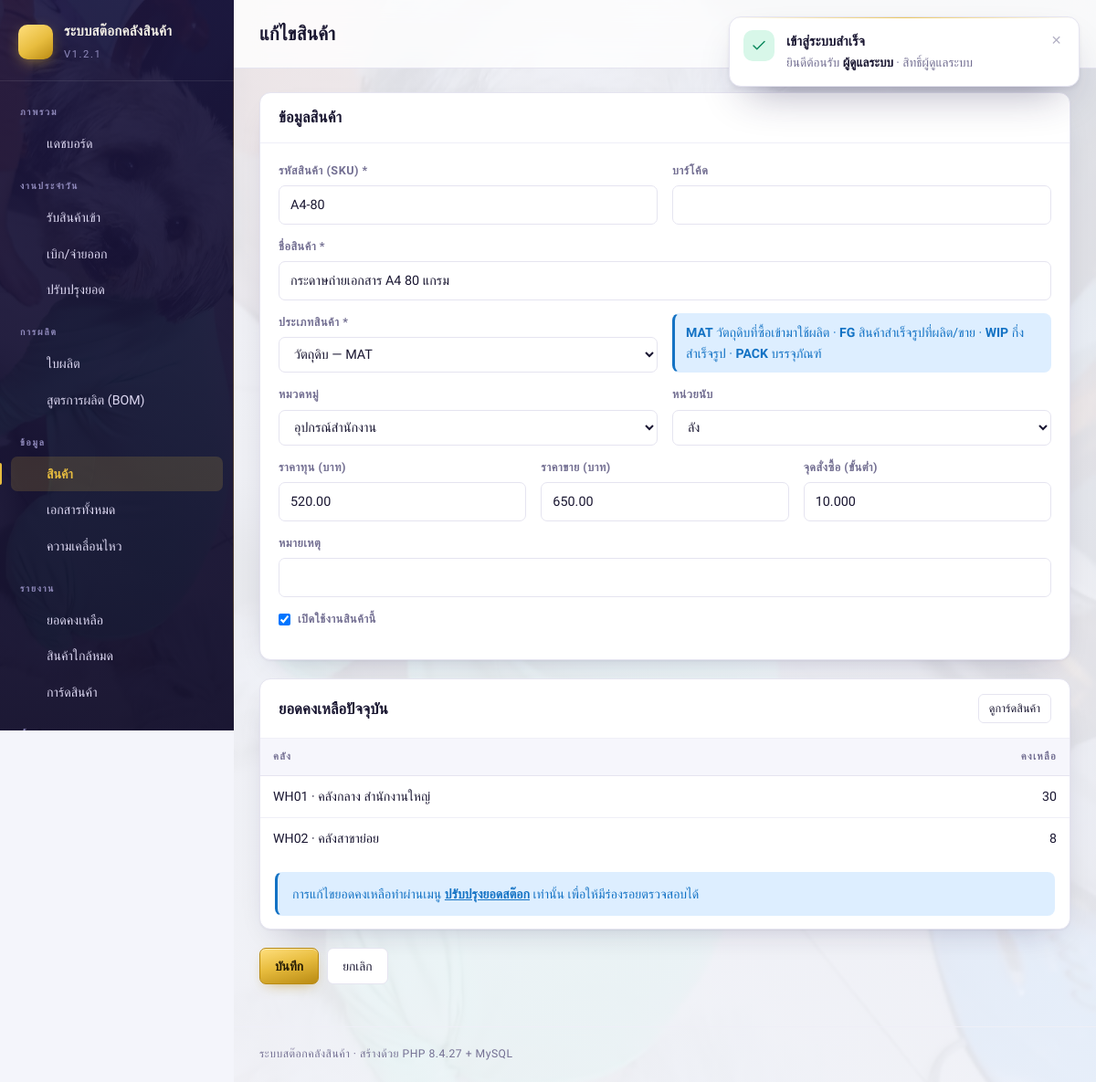
Screenshot of /index.php?p=product_form&id=1 (signed in) with the database file from the repository.
### tables this page shows
CREATE TABLE `products` (
  `id` int(10) unsigned NOT NULL AUTO_INCREMENT,
  `sku` varchar(50) NOT NULL,
  `barcode` varchar(50) DEFAULT NULL,
  `name` varchar(200) NOT NULL,
  `product_type` enum('MAT','WIP','FG','PACK','OTHER') NOT NULL DEFAULT 'FG',
  `category_id` int(10) unsigned DEFAULT NULL,
  `unit_id` int(10) unsigned DEFAULT NULL,
  `cost_price` decimal(14,2) NOT NULL DEFAULT '0.00',
  `sell_price` decimal(14,2) NOT NULL DEFAULT '0.00',
  `min_stock` decimal(14,3) NOT NULL DEFAULT '0.000',
  `note` varchar(255) DEFAULT NULL,
  `is_active` tinyint(1) NOT NULL DEFAULT '1',
  `created_at` datetime NOT NULL DEFAULT CURRENT_TIMESTAMP,
  `updated_at` datetime NOT NULL DEFAULT CURRENT_TIMESTAMP ON UPDATE CURRENT_TIMESTAMP,
  PRIMARY KEY (`id`),
  UNIQUE KEY `uq_products_sku` (`sku`),
  KEY `idx_products_barcode` (`barcode`),
  KEY `idx_products_name` (`name`),
  KEY `idx_products_type` (`product_type`),
  KEY `fk_products_category` (`category_id`),
  KEY `fk_products_unit` (`unit_id`),
  CONSTRAINT `fk_products_category` FOREIGN KEY (`category_id`) REFERENCES `categories` (`id`) ON DELETE SET NULL,
  CONSTRAINT `fk_products_unit` FOREIGN KEY (`unit_id`) REFERENCES `units` (`id`) ON DELETE SET NULL
);

CREATE TABLE `categories` (
  `id` int(10) unsigned NOT NULL AUTO_INCREMENT,
  `name` varchar(120) NOT NULL,
  `note` varchar(255) DEFAULT NULL,
  `created_at` datetime NOT NULL DEFAULT CURRENT_TIMESTAMP,
  PRIMARY KEY (`id`),
  UNIQUE KEY `uq_categories_name` (`name`)
);

CREATE TABLE `units` (
  `id` int(10) unsigned NOT NULL AUTO_INCREMENT,
  `name` varchar(50) NOT NULL,
  `created_at` datetime NOT NULL DEFAULT CURRENT_TIMESTAMP,
  PRIMARY KEY (`id`),
  UNIQUE KEY `uq_units_name` (`name`)
);

CREATE TABLE `stock_balances` (
  `product_id` int(10) unsigned NOT NULL,
  `warehouse_id` int(10) unsigned NOT NULL,
  `qty` decimal(14,3) NOT NULL DEFAULT '0.000',
  `updated_at` datetime NOT NULL DEFAULT CURRENT_TIMESTAMP ON UPDATE CURRENT_TIMESTAMP,
  PRIMARY KEY (`product_id`,`warehouse_id`),
  KEY `idx_balance_wh` (`warehouse_id`),
  CONSTRAINT `fk_bal_product` FOREIGN KEY (`product_id`) REFERENCES `products` (`id`) ON DELETE CASCADE,
  CONSTRAINT `fk_bal_warehouse` FOREIGN KEY (`warehouse_id`) REFERENCES `warehouses` (`id`) ON DELETE CASCADE
);

CREATE TABLE `warehouses` (
  `id` int(10) unsigned NOT NULL AUTO_INCREMENT,
  `code` varchar(20) NOT NULL,
  `name` varchar(120) NOT NULL,
  `address` varchar(255) DEFAULT NULL,
  `is_active` tinyint(1) NOT NULL DEFAULT '1',
  `created_at` datetime NOT NULL DEFAULT CURRENT_TIMESTAMP,
  PRIMARY KEY (`id`),
  UNIQUE KEY `uq_warehouses_code` (`code`)
);

### index.php (called while the page is built, shortened)
<?php
require_once __DIR__ . '/includes/layout.php';
$page = (string)inp('p', 'dashboard');
$file = __DIR__ . '/pages/' . $page . '.php';
require $file;

### includes/helpers.php (called while the page is built, shortened)
<?php
function h($v): string
{
    return htmlspecialchars((string)$v, ENT_QUOTES | ENT_SUBSTITUTE, 'UTF-8');
}
function inp(string $key, $default = '', ?array $src = null)
{
    $src = $src ?? $_REQUEST;
    $v = $src[$key];
    return is_string($v) ? trim($v) : $v;
}
function inp_int(string $key, ?int $default = null, ?array $src = null): ?int
{
    $v = inp($key, null, $src);
    return (int)$v;
}
function flash_pull(): array
{
    $f = $_SESSION['flash'] ?? [];
    return $f;
}
function url(string $page = '', array $params = []): string
{
    $base = BASE_URL . '/index.php';
    if ($page !== '') {
        $params = array_merge(['p' => $page], $params);
    }
    return $params ? $base . '?' . http_build_query($params) : $base;
}
function qty_fmt($v): string
{
    $f = (float)$v;
    $s = number_format($f, 3);
    $s = rtrim(rtrim($s, '0'), '.');
    return $s === '' || $s === '-' ? '0' : $s;
}

### includes/db.php (called while the page is built, shortened)
<?php
function db(): PDO
{
    static $pdo = null;
    if ($pdo instanceof PDO) {
        return $pdo;
    }
    $dsn = sprintf('mysql:host=%s;port=%s;dbname=%s;charset=%s', DB_HOST, DB_PORT, DB_NAME, DB_CHARSET);
    try {
        $pdo = new PDO($dsn, DB_USER, DB_PASS, [
            PDO::ATTR_ERRMODE            => PDO::ERRMODE_EXCEPTION,
            PDO::ATTR_DEFAULT_FETCH_MODE => PDO::FETCH_ASSOC,
            PDO::ATTR_EMULATE_PREPARES   => false,
            PDO::ATTR_STRINGIFY_FETCHES  => false,
        ]);
    } catch (PDOException $e) {
        http_response_code(500);
        db_fail_page($e->getMessage());
    }
    return $pdo;
}
function q(string $sql, array $params = []): PDOStatement
{
    $st = db()->prepare($sql);
    $st->execute($params);
    return $st;
}
function q1(string $sql, array $params = []): ?array
{
    $row = q($sql, $params)->fetch();
    return $row === false ? null : $row;
}
function qa(string $sql, array $params = []): array
{
    return q($sql, $params)->fetchAll();
}

### includes/stock.php (called while the page is built, shortened)
<?php
function all_categories(): array
{
    return qa('SELECT * FROM categories ORDER BY name');
}
function all_units(): array
{
    return qa('SELECT * FROM units ORDER BY name');
}

### pages/product_form.php (the view, shortened to what this page needs)
<?php
require_once __DIR__ . '/../includes/layout.php';
$id  = inp_int('id', 0);
$row = $id ? q1('SELECT * FROM products WHERE id = ?', [$id]) : null;
$f = $row ?: [
    'sku' => '', 'barcode' => '', 'name' => '', 'product_type' => 'FG',
    'category_id' => '', 'unit_id' => '',
    'cost_price' => '0.00', 'sell_price' => '0.00', 'min_stock' => '0', 'note' => '', 'is_active' => 1,
];
$balances = $id ? qa(
    'SELECT w.code, w.name, b.qty FROM stock_balances b
       JOIN warehouses w ON w.id = b.warehouse_id
      WHERE b.product_id = ? ORDER BY w.code', [$id]) : [];
?>
<form method="post" autocomplete="off">
  <div class="card">
    <div class="card-head"><h2>ข้อมูลสินค้า</h2></div>
    <div class="card-body">
      <div class="grid c2">
        <label>รหัสสินค้า (SKU) *
          <input type="text" name="sku" value="<?= h($f['sku']) ?>" required maxlength="50">
        </label>
        <label>บาร์โค้ด
          <input type="text" name="barcode" value="<?= h($f['barcode']) ?>" maxlength="50">
        </label>
      </div>
      <label>ชื่อสินค้า *
        <input type="text" name="name" value="<?= h($f['name']) ?>" required maxlength="200">
      </label>
      <div class="grid c2">
        <label>ประเภทสินค้า *
          <select name="product_type" required>
            <?php foreach (PRODUCT_TYPES as $tk => $tl): ?>
              <option value="<?= h($tk) ?>" <?= ($f['product_type'] ?? 'FG') === $tk ? 'selected' : '' ?>>
                <?= h($tl) ?> — <?= h($tk) ?></option>
            <?php endforeach; ?>
          </select>
        </label>
        <div style="align-self:end;margin-bottom:14px">
          <div class="alert info small" style="margin:0;padding:9px 12px">
            <b>MAT</b> วัตถุดิบที่ซื้อเข้ามาใช้ผลิต · <b>FG</b> สินค้าสำเร็จรูปที่ผลิต/ขาย ·
            <b>WIP</b> กึ่งสำเร็จรูป · <b>PACK</b> บรรจุภัณฑ์
          </div>
        </div>
      </div>
      <div class="grid c2">
        <label>หมวดหมู่
          <select name="category_id">
            <?php foreach (all_categories() as $c): ?>
              <option value="<?= (int)$c['id'] ?>" <?= (int)$f['category_id'] === (int)$c['id'] ? 'selected' : '' ?>>
                <?= h($c['name']) ?></option>
            <?php endforeach; ?>
          </select>
        </label>
        <label>หน่วยนับ
          <select name="unit_id">
            <?php foreach (all_units() as $u): ?>
              <option value="<?= (int)$u['id'] ?>" <?= (int)$f['unit_id'] === (int)$u['id'] ? 'selected' : '' ?>>
                <?= h($u['name']) ?></option>
            <?php endforeach; ?>
          </select>
        </label>
      </div>
      <div class="grid c3">
        <label>ราคาทุน (บาท)
          <input type="number" step="0.01" min="0" name="cost_price" value="<?= h($f['cost_price']) ?>">
        </label>
        <label>ราคาขาย (บาท)
          <input type="number" step="0.01" min="0" name="sell_price" value="<?= h($f['sell_price']) ?>">
        </label>
        <label>จุดสั่งซื้อ (ขั้นต่ำ)
          <input type="number" step="0.001" min="0" name="min_stock" value="<?= h($f['min_stock']) ?>">
        </label>
      </div>
      <label>หมายเหตุ
        <input type="text" name="note" value="<?= h($f['note']) ?>" maxlength="255">
      </label>
      <label style="display:flex;gap:8px;align-items:center">
        <input type="checkbox" name="is_active" value="1" <?= $f['is_active'] ? 'checked' : '' ?>
               style="width:auto;margin:0">
        เปิดใช้งานสินค้านี้
      </label>
    </div>
  </div>
  <?php if ($balances): ?>
    <div class="card">
      <div class="card-head"><h2>ยอดคงเหลือปัจจุบัน</h2>
        <a class="btn sm ghost" href="<?= h(url('stock_card', ['id' => $id])) ?>">ดูการ์ดสินค้า</a>
      </div>
      <div class="tablewrap">
        <table class="tbl">
          <thead><tr><th>คลัง</th><th class="num">คงเหลือ</th></tr></thead>
          <tbody>
          <?php foreach ($balances as $b): ?>
            <tr><td><?= h($b['code'] . ' · ' . $b['name']) ?></td>
                <td class="num"><?= qty_fmt($b['qty']) ?></td></tr>
          <?php endforeach; ?>
          </tbody>
        </table>
      </div>
      <div class="alert info" style="margin:14px 16px">
        การแก้ไขยอดคงเหลือทำผ่านเมนู <a href="<?= h(url('adjust')) ?>">ปรับปรุงยอดสต๊อก</a> เท่านั้น เพื่อให้มีร่องรอยตรวจสอบได้
      </div>
    </div>
  <?php endif; ?>
  <div class="btnrow">
    <button class="btn primary" type="submit">บันทึก</button>
    <a class="btn" href="<?= h(url('products')) ?>">ยกเลิก</a>
  </div>
</form>

### assets/style.css (style rules this page uses)
:root { --bg:#f4f5fb; --surface:#ffffff; --surface-2:#f6f6fc; --line:#e5e4f0; --line-2:#efeff7; --hair:rgba(196,150,42,.30); --text:#191631; --muted:#736f92; --brand:#b98a12; --brand-2:#e8bd3f; --brand-3:#ffdf7d; --brand-ink:#231a05; --brand-soft:#fdf3d6; --side-bg:#1d1740; --side-bg-2:#120e2b; --side-text:#ddd8f2; --side-muted:#918bbd; --side-line:rgba(255,255,255,.09); --side-on:rgba(232,189,63,.16); --ok:#0e8a5f; --ok-soft:#d8f7e9; --warn:#c07806; --warn-soft:#fdeecd; --danger:#d92546; --danger-soft:#ffe2e7; --info:#1372c4; --info-soft:#ddeeff; --gold:#a8791a; --gold-soft:#fbeec4; --radius:12px; --shadow:0 1px 2px rgba(31,24,72,.05), 0 14px 34px -20px rgba(31,24,72,.30); --sidew:256px; --photo:url("../imgs/558314573146663596_n.jpg"); --photo-veil:linear-gradient(rgba(244,245,251,.90),rgba(244,245,251,.93)); --side-veil:linear-gradient(168deg,rgba(29,23,64,.90) 0%,rgba(18,14,43,.95) 100%); --glass:rgba(255,255,255,.80); --serif:"Cormorant Garamond","Georgia","Times New Roman",serif; --sans:"Sarabun","Leelawadee UI","Segoe UI",Tahoma,system-ui,-apple-system,sans-serif; }
*,*::before,*::after { box-sizing:border-box }
html,body { margin:0;padding:0 }
body { font-family:var(--sans); font-size:15px;line-height:1.6;color:var(--text);background:var(--bg); -webkit-font-smoothing:antialiased;text-rendering:optimizeLegibility; }
a { color:var(--brand);text-decoration:none;transition:color .15s }
h1,h2,h3 { margin:0 0 .4em;line-height:1.3;font-weight:600;letter-spacing:.01em }
h2 { font-size:1.04rem }
.small { font-size:.84rem }
.card { background:var(--surface);border:1px solid var(--line);border-radius:var(--radius); box-shadow:var(--shadow);margin-bottom:20px;overflow:hidden }
.card > .card-head { display:flex;align-items:center;gap:12px;flex-wrap:wrap; padding:16px 20px;border-bottom:1px solid var(--line-2) }
.card > .card-head h2 { margin:0;font-weight:600 }
.card > .card-body { padding:20px }
.tablewrap { overflow-x:auto }
table.tbl { width:100%;border-collapse:collapse;font-size:.885rem }
table.tbl th,table.tbl td { padding:11px 14px;border-bottom:1px solid var(--line-2);text-align:left;vertical-align:middle }
table.tbl thead th { background:var(--surface-2);color:var(--muted);font-weight:600;font-size:.7rem; text-transform:uppercase;letter-spacing:.11em;white-space:nowrap; border-bottom:1px solid var(--line) }
table.tbl tbody tr { transition:background .12s }
table.tbl tbody tr:last-child td { border-bottom:none }
table.tbl td.num,table.tbl th.num { text-align:right;font-variant-numeric:tabular-nums;white-space:nowrap }
.btn { display:inline-flex;align-items:center;justify-content:center;gap:7px; padding:8px 16px;border-radius:7px;border:1px solid var(--line);background:var(--surface); color:var(--text);font:inherit;font-size:.86rem;font-weight:500;cursor:pointer;white-space:nowrap; transition:background .15s,border-color .15s,color .15s }
.btn.primary { background:linear-gradient(165deg,var(--brand-3),var(--brand-2) 45%,var(--brand)); border-color:var(--brand);color:var(--brand-ink);font-weight:600; box-shadow:0 1px 0 rgba(255,255,255,.45) inset, 0 6px 16px -8px rgba(185,138,18,.75) }
.btn.ghost { background:transparent }
.btn.sm { padding:5px 11px;font-size:.79rem;border-radius:6px }
.btnrow { display:flex;gap:9px;flex-wrap:wrap;align-items:center;margin-bottom:20px }
label { display:block;font-size:.79rem;font-weight:600;margin-bottom:14px;color:var(--muted); letter-spacing:.04em }
input,select,textarea { width:100%;padding:9px 12px;margin-top:6px;border:1px solid var(--line);border-radius:7px; background:var(--surface);color:var(--text);font:inherit;font-size:.9rem;font-weight:400; transition:border-color .15s,box-shadow .15s }
.grid { display:grid;gap:0 16px }
.grid.c2 { grid-template-columns:repeat(auto-fit,minmax(245px,1fr)) }
.grid.c3 { grid-template-columns:repeat(auto-fit,minmax(205px,1fr)) }
.alert { padding:12px 16px;border-radius:8px;margin-bottom:18px;font-size:.88rem; border:1px solid transparent;border-left-width:3px }
.alert.info { background:var(--info-soft);color:var(--info);border-left-color:currentColor }
.alert a { color:inherit;font-weight:600;text-decoration:underline }
.toast .tmsg b { color:var(--text) }

### rows the page displays
products: sku "A4-80", name "กระดาษถ่ายเอกสาร A4 80 แกรม", product_type "วัตถุดิบ — MAT", category_id "อุปกรณ์สำนักงาน", unit_id "ลัง", cost_price "520.00", sell_price "650.00", min_stock "10.000", is_active "☑"
stock_balances: warehouse.name "WH01 · คลังกลาง สำนักงานใหญ่", qty "30"
stock_balances: warehouse.name "WH02 · คลังสาขาย่อย", qty "8"

### other values shown
APP_NAME "ระบบสต๊อกคลังสินค้า"
APP_VERSION "1.2.1"
$g['group'] "ภาพรวม"
$it[1] "แดชบอร์ด"
$g['group'] "งานประจำวัน"
$it[1] "รับสินค้าเข้า"
$it[1] "เบิก/จ่ายออก"
$it[1] "ปรับปรุงยอด"
$g['group'] "การผลิต"
$it[1] "ใบผลิต"
$it[1] "สูตรการผลิต (BOM)"
$g['group'] "ข้อมูล"
$it[1] "สินค้า"
$it[1] "เอกสารทั้งหมด"
$it[1] "ความเคลื่อนไหว"
